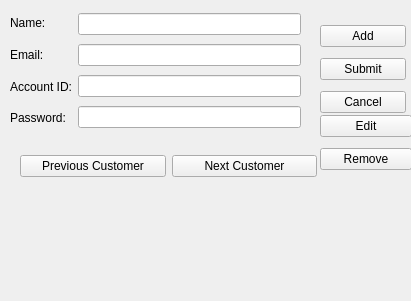
<?xml version="1.0" encoding="UTF-8"?>
<ui version="4.0">
 <class>CustomerAddressBook</class>
 <widget class="QWidget" name="CustomerAddressBook">
  <property name="geometry">
   <rect>
    <x>0</x>
    <y>0</y>
    <width>411</width>
    <height>301</height>
   </rect>
  </property>
  <property name="windowTitle">
   <string>Form</string>
  </property>
  <widget class="QLabel" name="warningLabel">
   <property name="geometry">
    <rect>
     <x>20</x>
     <y>180</y>
     <width>381</width>
     <height>16</height>
    </rect>
   </property>
   <property name="text">
    <string/>
   </property>
  </widget>
  <widget class="QWidget" name="layoutWidget">
   <property name="geometry">
    <rect>
     <x>10</x>
     <y>10</y>
     <width>291</width>
     <height>121</height>
    </rect>
   </property>
   <layout class="QHBoxLayout" name="horizontalLayout">
    <item>
     <layout class="QVBoxLayout" name="verticalLayout_2">
      <item>
       <widget class="QLabel" name="label">
        <property name="text">
         <string>Name: </string>
        </property>
       </widget>
      </item>
      <item>
       <widget class="QLabel" name="label_2">
        <property name="text">
         <string>Email:</string>
        </property>
       </widget>
      </item>
      <item>
       <widget class="QLabel" name="label_3">
        <property name="text">
         <string>Account ID:</string>
        </property>
       </widget>
      </item>
      <item>
       <widget class="QLabel" name="label_4">
        <property name="text">
         <string>Password:</string>
        </property>
       </widget>
      </item>
     </layout>
    </item>
    <item>
     <layout class="QVBoxLayout" name="verticalLayout">
      <item>
       <widget class="QLineEdit" name="NameEdit"/>
      </item>
      <item>
       <widget class="QLineEdit" name="EmailEdit"/>
      </item>
      <item>
       <widget class="QLineEdit" name="AccountIdEdit"/>
      </item>
      <item>
       <widget class="QLineEdit" name="PasswordEdit"/>
      </item>
     </layout>
    </item>
   </layout>
  </widget>
  <widget class="QWidget" name="layoutWidget">
   <property name="geometry">
    <rect>
     <x>320</x>
     <y>20</y>
     <width>86</width>
     <height>100</height>
    </rect>
   </property>
   <layout class="QVBoxLayout" name="verticalLayout_3">
    <item>
     <widget class="QPushButton" name="addButton">
      <property name="text">
       <string>Add</string>
      </property>
     </widget>
    </item>
    <item>
     <widget class="QPushButton" name="submitButton">
      <property name="text">
       <string>Submit</string>
      </property>
     </widget>
    </item>
    <item>
     <widget class="QPushButton" name="cancelButton">
      <property name="text">
       <string>Cancel</string>
      </property>
     </widget>
    </item>
   </layout>
  </widget>
  <widget class="QWidget" name="layoutWidget">
   <property name="geometry">
    <rect>
     <x>20</x>
     <y>150</y>
     <width>297</width>
     <height>32</height>
    </rect>
   </property>
   <layout class="QHBoxLayout" name="horizontalLayout_2">
    <item>
     <widget class="QPushButton" name="prevCustomerButton">
      <property name="text">
       <string>Previous Customer</string>
      </property>
     </widget>
    </item>
    <item>
     <widget class="QPushButton" name="nextCustomerButton">
      <property name="text">
       <string>Next Customer</string>
      </property>
     </widget>
    </item>
   </layout>
  </widget>
  <widget class="QWidget" name="layoutWidget">
   <property name="geometry">
    <rect>
     <x>320</x>
     <y>110</y>
     <width>92</width>
     <height>66</height>
    </rect>
   </property>
   <layout class="QVBoxLayout" name="verticalLayout_4">
    <item>
     <widget class="QPushButton" name="editButton">
      <property name="text">
       <string>Edit</string>
      </property>
     </widget>
    </item>
    <item>
     <widget class="QPushButton" name="removeButton">
      <property name="text">
       <string>Remove</string>
      </property>
     </widget>
    </item>
   </layout>
  </widget>
 </widget>
 <resources/>
 <connections/>
</ui>
